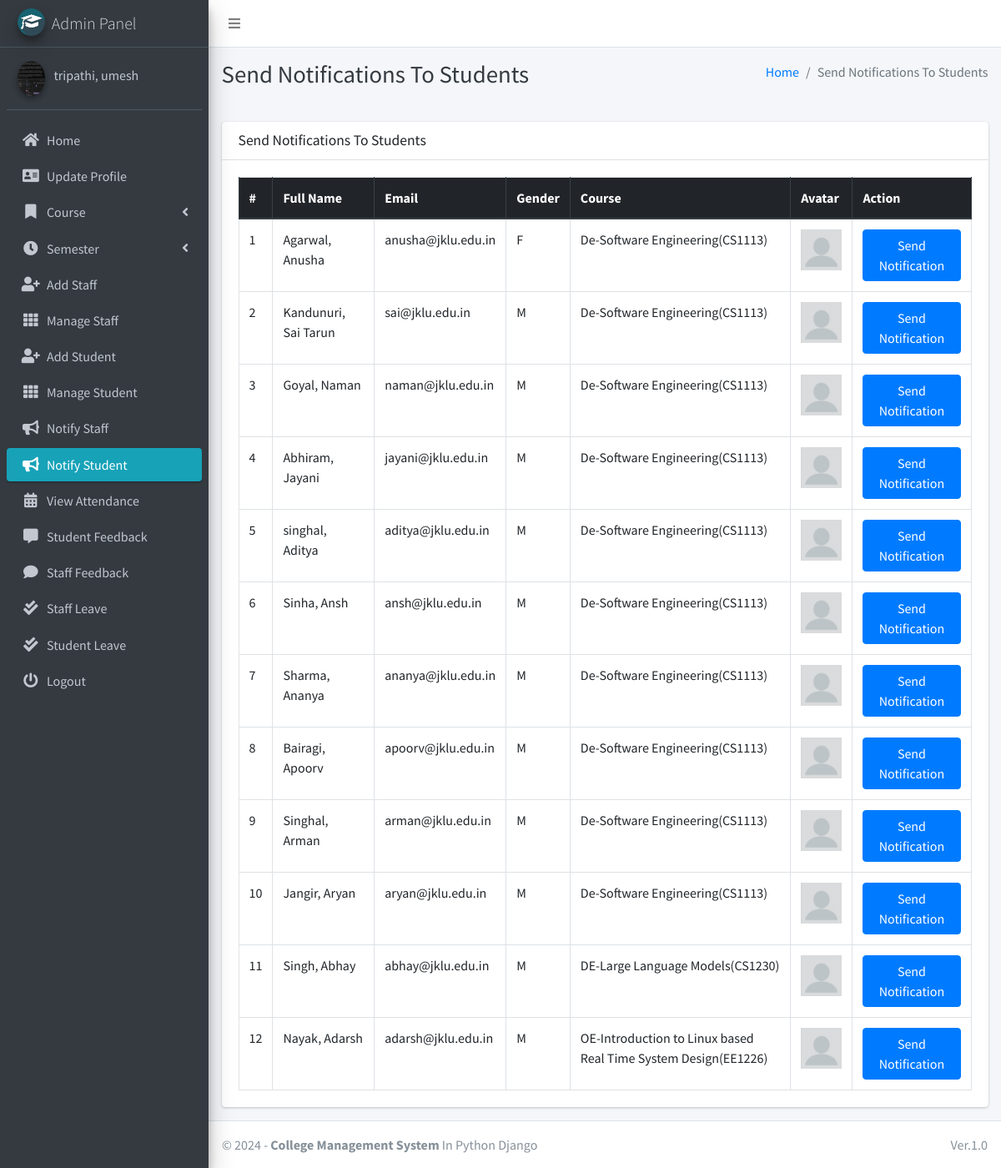
Page /admin_notify_student (signed in) on the committed database.
### main_app/models.py (models this page shows, shortened)
class CustomUser(AbstractUser):
    USER_TYPE = ((1, "HOD"), (2, "Staff"), (3, "Student"))
    GENDER = [("M", "Male"), ("F", "Female")]
    username = None  # Removed username, using email instead
    email = models.EmailField(unique=True)
    user_type = models.CharField(default=1, choices=USER_TYPE, max_length=1)
    gender = models.CharField(max_length=1, choices=GENDER)
    profile_pic = models.ImageField()
    address = models.TextField()
    fcm_token = models.TextField(default="")  # For firebase notifications
    created_at = models.DateTimeField(auto_now_add=True)
    updated_at = models.DateTimeField(auto_now=True)
    USERNAME_FIELD = "email"
    REQUIRED_FIELDS = []
    objects = CustomUserManager()
    def __str__(self):
        return self.last_name + ", " + self.first_name

class Student(models.Model):
    admin = models.OneToOneField(CustomUser, on_delete=models.CASCADE)
    course = models.ForeignKey(Course, on_delete=models.DO_NOTHING, null=True, blank=False)
    session = models.ForeignKey(Session, on_delete=models.DO_NOTHING, null=True)

class Course(models.Model):
    name = models.CharField(max_length=120)
    created_at = models.DateTimeField(auto_now_add=True)
    updated_at = models.DateTimeField(auto_now=True)

### main_app/hod_views.py (the view)
# urls.py: path("admin_notify_student", hod_views.admin_notify_student,
def admin_notify_student(request):
    student = CustomUser.objects.filter(user_type=3)
    context = {
        'page_title': "Send Notifications To Students",
        'students': student
    }
    return render(request, "hod_template/student_notification.html", context)

### main_app/templates/hod_template/student_notification.html (shortened to what this page needs)
{% extends 'main_app/base.html' %}
{% load static %}
{% block page_title %}{{page_title}}{% endblock page_title %}
{% block content %}
<section class="content">
    <div class="container-fluid">
        <div class="row">
            <div class="col-md-12">
                <div class="card">
                    <div class="card-header">
                        <h3 class="card-title">{{page_title}}</h3>
                    </div>
                    <div class="card-body">
                        <table id="example2" class="table table-bordered table-hover">
                            <thead class="thead-dark">
                                <tr>
                                    <th>#</th>
                                    <th>Full Name</th>
                                    <th>Email</th>
                                    <th>Gender</th>
                                    <th>Course</th>
                                    <th>Avatar</th>
                                    <th>Action</th>
                                </tr>
                            </thead>
                            <tbody>
                                {% for student in students %}
                                <tr>
                                    <td>{{ forloop.counter }}</td>
                                    <td>{{student.last_name}}, {{student.first_name}}</td>
                                    <td>{{student.email}}</td>
                                    <td>{{student.gender}}</td>
                                    <td>{{student.student.course.name}}</td>
                                    <td>
                                        {% if student.profile_pic == ""  %}
                                        No Image
                                        {% else %}
                                        <img class="img img-fluid mb-2" height="56" width="56"
                                            src="{{student.profile_pic}}" alt="">
                                        {% endif %}
                                    </td>
                                    <td><button data-toggle = "modal" data-target = "#myModal"class="btn btn-primary show_notification" value="{{student.id}}">Send Notification</button>
                                    </td>
                                </tr>
                                {% endfor %}
                            </tbody>
                        </table>
                    </div>
                </div>
            </div>
        </div>
    </div>
</section>
{% endblock content %}

### main_app/templates/main_app/base.html (shortened to what this page needs)
{% load static %}
<!DOCTYPE html>
<html>
<head>
    <link rel="stylesheet" href="{% static 'plugins/fontawesome-free/css/all.min.css'%} ">
    <link rel="stylesheet" href="https://code.ionicframework.com/ionicons/2.0.1/css/ionicons.min.css">
    <link rel="stylesheet"
        href="{% static 'plugins/tempusdominus-bootstrap-4/css/tempusdominus-bootstrap-4.min.css'%} ">
    <link rel="stylesheet" href="{% static 'plugins/icheck-bootstrap/icheck-bootstrap.min.css'%} ">
    <link rel="stylesheet" href="{% static 'dist/css/adminlte.min.css'%} ">
    <link rel="stylesheet" href="{% static 'plugins/overlayScrollbars/css/OverlayScrollbars.min.css'%} ">
    <link rel="stylesheet" href="{% static 'plugins/daterangepicker/daterangepicker.css'%} ">
</head>
<body class="hold-transition sidebar-mini layout-fixed">
    <div class="wrapper">
        <nav class="main-header navbar navbar-expand navbar-white navbar-light">
            <ul class="navbar-nav">
                <li class="nav-item">
                    <a class="nav-link" data-widget="pushmenu" href="#"><i class="fas fa-bars"></i></a>
                </li>
            </ul>
        </nav>
        {% include "main_app/sidebar_template.html" with user=user %}
        <div class="content-wrapper">
            <div class="content-header">
                <div class="container-fluid">
                    <div class="row mb-2">
                        <div class="col-sm-6">
                            <h1 class="m-0 text-dark">{% block page_title %}{% endblock page_title %}</h1>
                        </div>
                        <div class="col-sm-6">
                            <ol class="breadcrumb float-sm-right">
                                <li class="breadcrumb-item"><a href="#">Home</a></li>
                                <li class="breadcrumb-item active">{{ page_title }}</li>
                            </ol>
                        </div>
                    </div>
                </div>
            </div>
<section class="content">
    <div class="container-fluid">
        <div class="row">
            <div class="col-md-12">
            </div></div></div></section>
            {% block content %}
            {% endblock content %}
        </div>
        {% include "main_app/footer.html" %}
    </div>
</body>
</html>

### main_app/templates/main_app/sidebar_template.html (shortened to what this page needs)
{% load static %}
<aside class="main-sidebar sidebar-dark-info elevation-4">
    {% if request.user.user_type == '1' %}
    <a href="{% url 'admin_home' %}" class="brand-link">
        <img src="{% static 'dist/img/cmsl.png' %} " alt="AdminLTE Logo"
            class="brand-image img-circle elevation-3" >
        <span class="brand-text font-weight-light">Admin Panel</span>
    </a>
    <div class="sidebar">
        <div class="user-panel mt-3 pb-3 mb-3 d-flex">
            <div class="image">
                <img src="{{ request.user.profile_pic}}" class="img-circle elevation-2" alt="User Image">
            </div>
            <div class="info">
                <a href="#" class="d-block">{{user}}</a>
            </div>
        </div>
        <nav class="mt-2">
            <ul class="nav nav-pills nav-sidebar flex-column" data-widget="treeview" role="menu" data-accordion="false">
                <li class="nav-item">
                    {% url 'admin_home' as admin_home %}
                    <a href="{{admin_home}}" class="nav-link {% if admin_home == request.path %} active {% endif %}">
                        <i class="nav-icon fas fa-home"></i>
                        <p>
                            Home
                        </p>
                    </a>
                </li>
                <li class="nav-item">
                    {% url 'admin_view_profile' as admin_view_profile %}
                    <a href="{{admin_view_profile}}"
                        class="nav-link {% if admin_view_profile == request.path %} active {% endif %}">
                        <i class="nav-icon fas fa-address-card"></i>
                        <p>
                            Update Profile
                        </p>
                    </a>
                </li>
                <li class="nav-item has-treeview">
                    <a href="#" class="nav-link">
                        <i class="nav-icon fas fa-bookmark"></i>
                        <p>
                            Course
                            <i class="fas fa-angle-left right"></i>
                        </p>
                    </a>
                </li>
                <li class="nav-item has-treeview">
                    <a href="#" class="nav-link">
                        <i class="nav-icon fas fa-clock"></i>
                        <p>
                            Semester
                            <i class="fas fa-angle-left right"></i>
                        </p>
                    </a>
                </li>
                <li class="nav-item">
                    {% url 'add_staff' as add_staff %}
                    <a href="{{add_staff}}" class="nav-link {% if add_staff == request.path %} active {% endif %}">
                        <i class="nav-icon fas fa-user-plus"></i>
                        <p>
                            Add Staff
                        </p>
                    </a>
                </li>
                <li class="nav-item">
                    {% url 'manage_staff' as manage_staff %}
                    {% url 'edit_staff' staff_id as edit_staff %}
                    <a href="{{manage_staff}}"
                        class="nav-link {% if manage_staff == request.path or request.path == edit_staff %} active {% endif %}">
                        <i class="nav-icon fas fa-th"></i>
                        <p>
                            Manage Staff
                        </p>
                    </a>
                </li>
                <li class="nav-item">
                    {% url 'add_student' as add_student%}
                    <a href="{{add_student}}" class="nav-link  {% if add_student == request.path %} active {% endif %}">
                        <i class="nav-icon fas fa-user-plus"></i>
                        <p>
                            Add Student
                        </p>
                    </a>
                </li>
                <li class="nav-item">
                    {% url 'manage_student' as manage_student %}
                    {% url 'edit_student' student_id as edit_student %}
                    <a href="{{manage_student}}"
                        class="nav-link  {% if edit_student == request.path or manage_student == request.path %} active {% endif %}">
                        <i class="nav-icon fas fa-th"></i>
                        <p>
                            Manage Student
                        </p>
                    </a>
                </li>
                <li class="nav-item">
                    {% url 'admin_notify_staff' as admin_notify_staff %}
                    <a href="{{admin_notify_staff}}"
                        class="nav-link {% if admin_notify_staff == request.path %} active {% endif %}">
                        <i class="nav-icon fas fa-bullhorn"></i>
                        <p>
                            Notify Staff
                        </p>
                    </a>
                </li>
                <li class="nav-item">
                    {% url 'admin_notify_student' as admin_notify_student %}
                    <a href="{{admin_notify_student}}"
                        class="nav-link {% if admin_notify_student == request.path %} active {% endif %}">
                        <i class="nav-icon fas fa-bullhorn"></i>
                        <p>
                            Notify Student
                        </p>
                    </a>
                </li>
                <li class="nav-item">
                    {% url 'admin_view_attendance' as admin_view_attendance %}
                <li class="nav-item">
                    <a href="{{admin_view_attendance}}"
                        class="nav-link  {% if admin_view_attendance == request.path %} active {% endif %}">
                        <i class="nav-icon fas fa-calendar-alt"></i>
                        <p>
                            View Attendance
                        </p>
                    </a>
                </li>
                <li class="nav-item">
                    {% url 'student_feedback_message' as student_feedback_message %}
                    <a href="{{ student_feedback_message }}"
                        class="nav-link  {% if student_feedback_message == request.path %} active {% endif %}">
                        <i class="nav-icon fas fa-comment-alt"></i>
                        <p>
                            Student Feedback
                        </p>
                    </a>
                </li>
                <li class="nav-item">
                    {% url 'staff_feedback_message' as staff_feedback_message %}
                    <a href="{{staff_feedback_message}}"
                        class="nav-link   {% if staff_feedback_message == request.path %} active {% endif %}">
                        <i class="nav-icon fas fa-comment"></i>
                        <p>
                            Staff Feedback
                        </p>
                    </a>
                </li>
                <li class="nav-item">
                    {% url 'view_staff_leave' as view_staff_leave %}
                    <a href="{{view_staff_leave}}"
                        class="nav-link  {% if view_staff_leave == request.path %} active {% endif %}">
                        <i class="nav-icon fas fa-check-double"></i>
                        <p>
                            Staff Leave
                        </p>
                    </a>
                </li>
                <li class="nav-item">
                    {% url 'view_student_leave' as view_student_leave %}
                    <a href="{% url 'view_student_leave' %}"
                        class="nav-link  {% if view_student_leave == request.path %} active {% endif %}">
                        <i class="nav-icon fas fa-check-double"></i>
                        <p>
                            Student Leave
                        </p>
                    </a>
                </li>
                                        {% endif %}
                                        <li class="nav-item">
                                            <a href="{% url 'user_logout' %}"
                                                onclick="return confirm('Your session would be terminated.\n\nProceed?')"
                                                class="nav-link">
                                                <i class="nav-icon fas fa-power-off"></i>
                                                <p>
                                                    Logout
                                                </p>
                                            </a>
                                        </li>
                                    </ul>
                                </nav>
                            </div>
</aside>

### main_app/templates/main_app/footer.html
<footer class="main-footer">
    &copy; {% now "Y" %} - <strong>College Management System</strong>
    In Python Django
    <div class="float-right d-none d-sm-inline-block">
       Ver.1.0
    </div>
</footer>

### rows in the picture
CustomUser: last_name+first_name "tripathi, umesh"
CustomUser: last_name "Agarwal", first_name "Anusha", email "anusha@jklu.edu.in", gender "F", student.course.name "De-Software Engineering(CS1113)"
CustomUser: last_name "Kandunuri", first_name "Sai Tarun", email "sai@jklu.edu.in", gender "M", student.course.name "De-Software Engineering(CS1113)"
CustomUser: last_name "Goyal", first_name "Naman", email "naman@jklu.edu.in", gender "M", student.course.name "De-Software Engineering(CS1113)"
CustomUser: last_name "Abhiram", first_name "Jayani", email "jayani@jklu.edu.in", gender "M", student.course.name "De-Software Engineering(CS1113)"
CustomUser: last_name "singhal", first_name "Aditya", email "aditya@jklu.edu.in", gender "M", student.course.name "De-Software Engineering(CS1113)"
CustomUser: last_name "Sinha", first_name "Ansh", email "ansh@jklu.edu.in", gender "M", student.course.name "De-Software Engineering(CS1113)"
CustomUser: last_name "Sharma", first_name "Ananya", email "ananya@jklu.edu.in", gender "M", student.course.name "De-Software Engineering(CS1113)"
CustomUser: last_name "Bairagi", first_name "Apoorv", email "apoorv@jklu.edu.in", gender "M", student.course.name "De-Software Engineering(CS1113)"
CustomUser: last_name "Singhal", first_name "Arman", email "arman@jklu.edu.in", gender "M", student.course.name "De-Software Engineering(CS1113)"
CustomUser: last_name "Jangir", first_name "Aryan", email "aryan@jklu.edu.in", gender "M", student.course.name "De-Software Engineering(CS1113)"
CustomUser: last_name "Singh", first_name "Abhay", email "abhay@jklu.edu.in", gender "M", student.course.name "DE-Large Language Models(CS1230)"
CustomUser: last_name "Nayak", first_name "Adarsh", email "adarsh@jklu.edu.in", gender "M", student.course.name "OE-Introduction to Linux based Real Time System Design(EE1226)"

### other values in the picture
{{ page_title }} "Send Notifications To Students"
